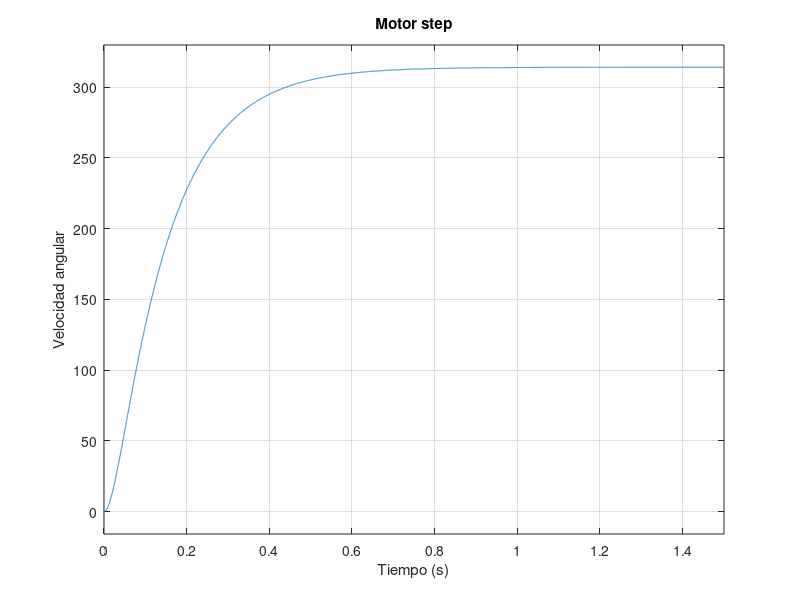

Reproduce this figure in MATLAB.
%Modelo del motor empleado

clear;
close all;

%Parametros de la simulacion
ts = 0.0001;
tmax = 1.5;
t = [0:ts:tmax];
N = length(t);

%Parametros del motor
Jm = 3.2*10^-6;
Lm = 3;	%H
Bm = 1.34*10^-4;
Rm = 10.86;
Km = 0.036;

%Tranfer Function
s = tf('s');

%Funcion de transferencia del motor
G_motor_num = Km;
G_motor_den = [Jm*Lm (Bm*Lm + Rm*Jm) (Rm*Bm+Km^2)];
Gm = tf(G_motor_num,G_motor_den);

%Controlador de velocidad
Kpv = 18;
Kiv = 180;
Kdv = 0.4;
Gcv = Kpv + Kiv/s + Kdv*s;

%Controlador de posicion
Kpp = 21.2;
Kip = 0;
Kdp = 2.12;
Gcp = Kpp + Kip/s + Kdp*s;

%Lazo abierto
Gav = Gcv*Gm; %velocidad
Gap = (Gcp*Gm)/s; %posicion

%Lazo cerrado
Gsv = Gav / (1+ Gav);
Gsp = Gap / (1+ Gap);

%Motor step
figure();
step(24*Gm,t);
title('Motor step')
ylabel('Velocidad angular');
xlabel('Tiempo (s)');

%{
%LGR
Kmax = 15;
Krlocus = [0:0.0001:10];
figure();
rlocus(Gap,Krlocus);

%Step
x = step(Gsp,t);
figure()
plot(t,x);
%}


